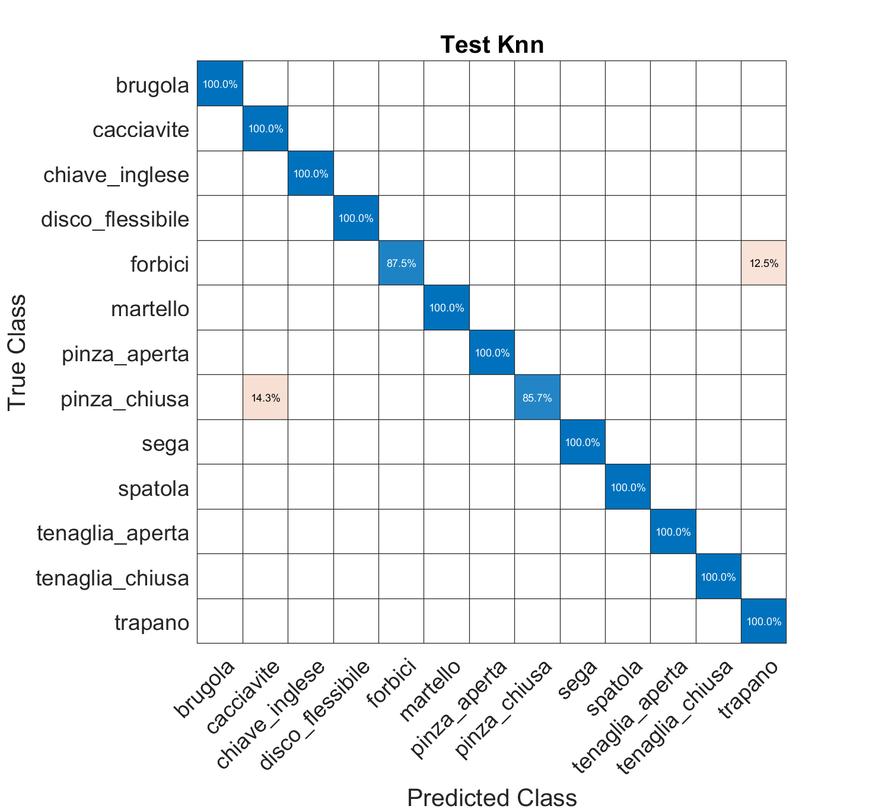
%> input picture im_relazione/Test_Knn.png, 869 x 812 px, shrunk from 1465 x 1369 before the run
$ octave --eval "result = kmeans_detection(imread('../../im_relazione/Test_Knn.png'));"   (GNU Octave 9; MATLAB toolbox functions it lacks are replaced by stand-ins)
%> lines starting %> are read from the running program, lines starting %| are printed output that depends on the picture; in (x1, y1, x2, y2) boxes, pixels count from 0 and x2, y2 are one past the last pixel; in counts of white or black regions, pixels touching at a corner belong together; the program's own positions count from 1
function label=kmeans_detection(im)
    im_lab = rgb2lab(im);
%> im_lab: size 812x869x3 double; mean of channels 1, 2, 3 94.7, 0, -1.6

    [L,Centers] = imsegkmeans(single(im_lab),2);
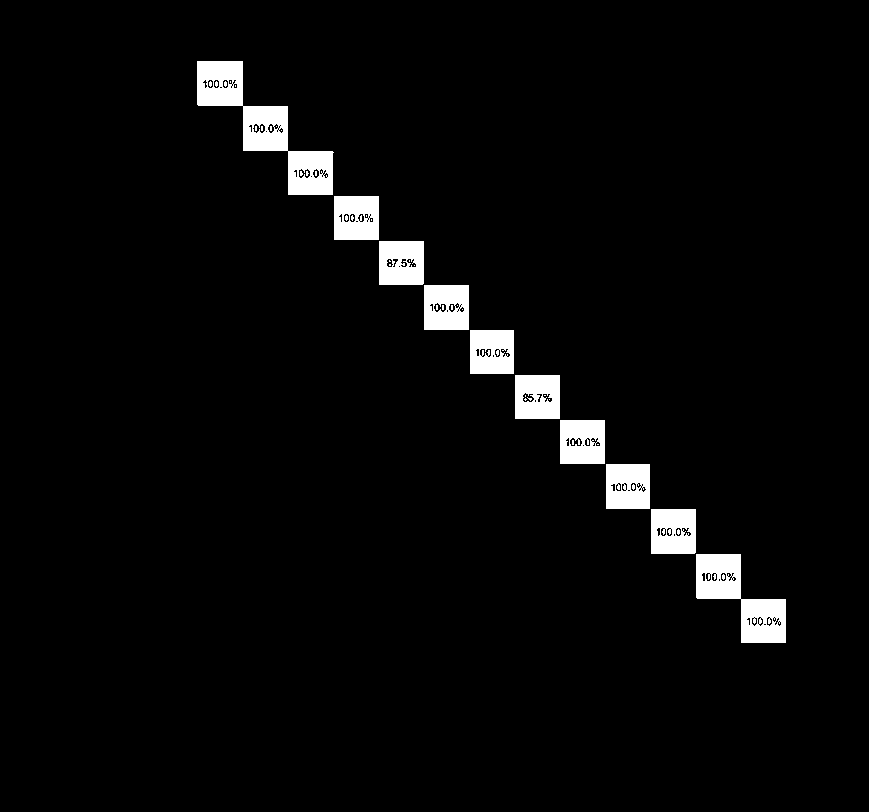
%> L: size 812x869 uint8; values 1 (black) and 2 (white), 3.5% white; 46 white regions (36 under 20 px)
%> Centers = [96.46 0.0157 0.000496; 46.75 0.627 -45.06]
    cc = regionprops(L);
%> cc = 2 regions; box (x1, y1, x2, y2), Area and Centroid: (0, 0, 869, 812) 681194 [433 408.5], (197, 61, 786, 643) 24434 [491.8 352.1]
    if(cc(1).Area>cc(2).Area)
        label = L == 2;
%> label: size 812x869 logical; 3.5% white; 46 white regions (36 under 20 px), largest, box (x1, y1, x2, y2) and area: (197, 61, 334, 195) 5607, (696, 554, 786, 643) 3764, (651, 509, 696, 554) 1890
    else
        label = L == 1;
    end
    out = imclearborder(label);
    out = imfill(out,'holes');
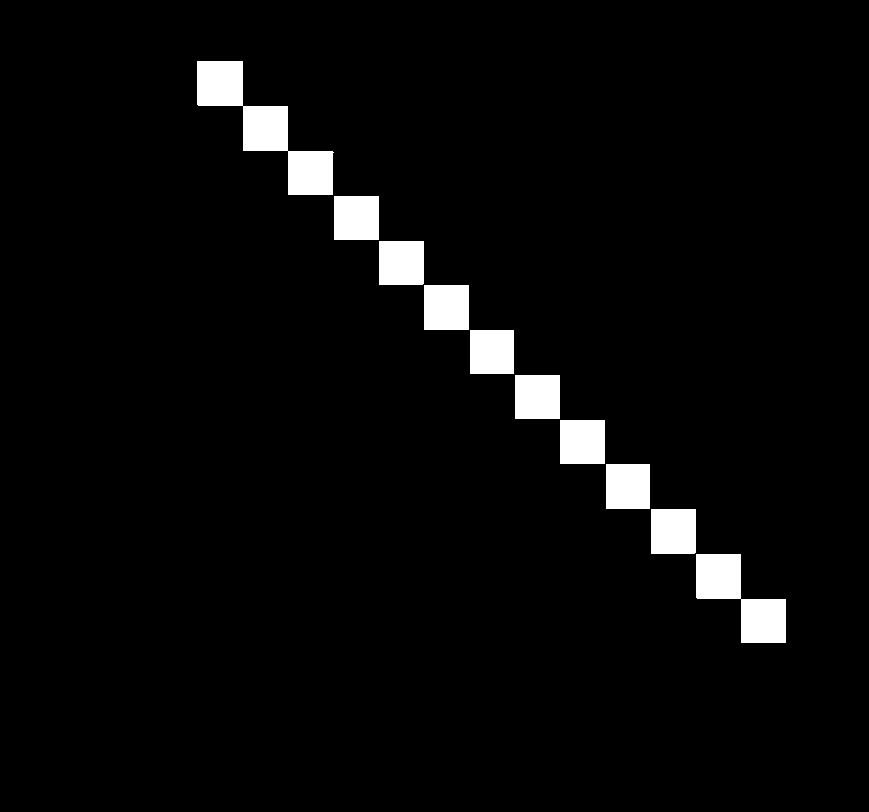
%> out: size 812x869 logical; 3.7% white; 10 white regions, largest, box (x1, y1, x2, y2) and area: (197, 61, 334, 195) 6075, (696, 554, 786, 643) 4004, (424, 285, 469, 330) 2025
    %mask=(activecontour(im,bw,100));
end
